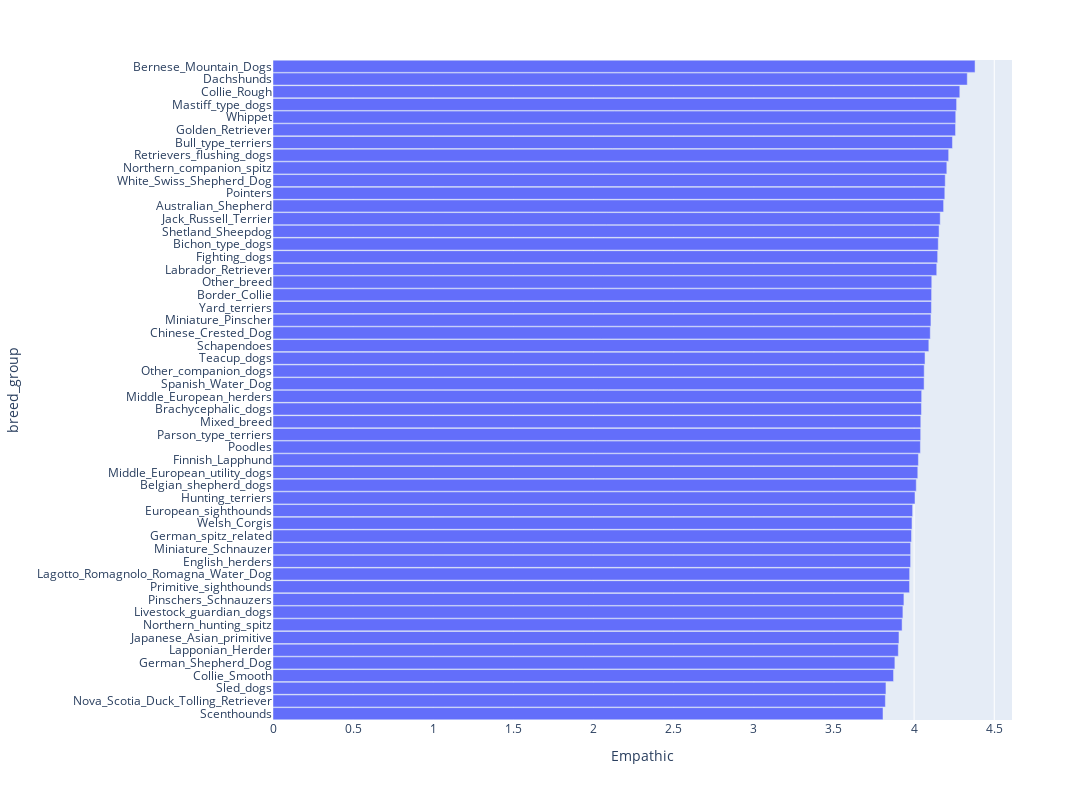

Write notebook code for a chart like this one.
### Markdown cell above
Práca s pôvodnými dátami
---

### Code cell
sns.histplot(data = main_data, x = "daily_exercise")
figure, axes = plt.subplots(2,2, figsize = (12,10))
sns.violinplot(data = main_data, x = "impulsive", y = "barking_score", ax = axes[0][0], color = "orange")
sns.violinplot(data = main_data, x = "impulsive", y = "stranger_aggression_score", ax = axes[0][1], color = "orange")
sns.violinplot(data = main_data, x = "impulsive", y = "owner_aggression_score", ax = axes[1][0], color = "orange")
sns.violinplot(data = main_data, x = "impulsive", y = "dog_aggression_score", ax = axes[1][1], color = "orange")

empathic_table = main_data[main_data['Empathic'].notna()].copy(deep = True)
empathic_means = pd.DataFrame(empathic_table.groupby("breed_group")["Empathic"].mean())
empathic_means = empathic_means.sort_values("Empathic")
fig = px.bar(empathic_means, y = empathic_means.index, x='Empathic')
fig.update_layout(
    yaxis=dict(tickmode='linear'),  # Force all ticks to show
    width=1200,
    height=800,
    bargap=0.05
)
fig.show()

figure2, axes2 = plt.subplots(1,3, figsize = (18,5))
sns.violinplot(data = main_data, x = "aggression_strangers", y = "stranger_aggression_score", ax = axes2[0], color = "lightblue")
sns.violinplot(data = main_data, x = "aggression_owner", y = "owner_aggression_score", ax = axes2[1], color = "lightblue")
sns.violinplot(data = main_data, x = "aggression_dogs", y = "dog_aggression_score", ax = axes2[2], color = "lightblue")

### Figure 1 — Plotly figure (JSON) as saved in the notebook; plotly's stock layout.template omitted (floating-point values rounded to 4 significant figures)
{"data": [{"hovertemplate": "Empathic=%{x}<br>breed_group=%{y}<extra></extra>", "legendgroup": "", "marker": {"color": "#636efa", "pattern": {"shape": ""}}, "name": "", "orientation": "h", "showlegend": false, "textposition": "auto", "type": "bar", "x": [3.806, 3.821, 3.824, 3.872, 3.88, 3.901, 3.906, 3.925, 3.93, 3.936, 3.971, 3.972, 3.978, 3.978, 3.984, 3.987, 3.991, 4.005, 4.013, 4.023, 4.027, 4.039, 4.041, 4.042, 4.046, 4.047, 4.062, 4.063, 4.068, 4.092, 4.101, 4.105, 4.108, 4.109, 4.11, 4.141, 4.147, 4.151, 4.156, 4.163, 4.184, 4.191, 4.194, 4.204, 4.216, 4.239, 4.258, 4.26, 4.265, 4.285, 4.332, 4.38], "xaxis": "x", "y": ["Scenthounds", "Nova_Scotia_Duck_Tolling_Retriever", "Sled_dogs", "Collie_Smooth", "German_Shepherd_Dog", "Lapponian_Herder", "Japanese_Asian_primitive", "Northern_hunting_spitz", "Livestock_guardian_dogs", "Pinschers_Schnauzers", "Primitive_sighthounds", "Lagotto_Romagnolo_Romagna_Water_Dog", "English_herders", "Miniature_Schnauzer", "German_spitz_related", "Welsh_Corgis", "European_sighthounds", "Hunting_terriers", "Belgian_shepherd_dogs", "Middle_European_utility_dogs", "Finnish_Lapphund", "Poodles", "Parson_type_terriers", "Mixed_breed", "Brachycephalic_dogs", "Middle_European_herders", "Spanish_Water_Dog", "Other_companion_dogs", "Teacup_dogs", "Schapendoes", "Chinese_Crested_Dog", "Miniature_Pinscher", "Yard_terriers", "Border_Collie", "Other_breed", "Labrador_Retriever", "Fighting_dogs", "Bichon_type_dogs", "Shetland_Sheepdog", "Jack_Russell_Terrier", "Australian_Shepherd", "Pointers", "White_Swiss_Shepherd_Dog", "Northern_companion_spitz", "Retrievers_flushing_dogs", "Bull_type_terriers", "Golden_Retriever", "Whippet", "Mastiff_type_dogs", "Collie_Rough", "Dachshunds", "Bernese_Mountain_Dogs"], "yaxis": "y"}], "layout": {"bargap": 0.05, "barmode": "relative", "height": 800, "legend": {"tracegroupgap": 0}, "margin": {"t": 60}, "width": 1200, "xaxis": {"anchor": "y", "domain": [0, 1], "title": {"text": "Empathic"}}, "yaxis": {"anchor": "x", "domain": [0, 1], "tickmode": "linear", "title": {"text": "breed_group"}}}}
